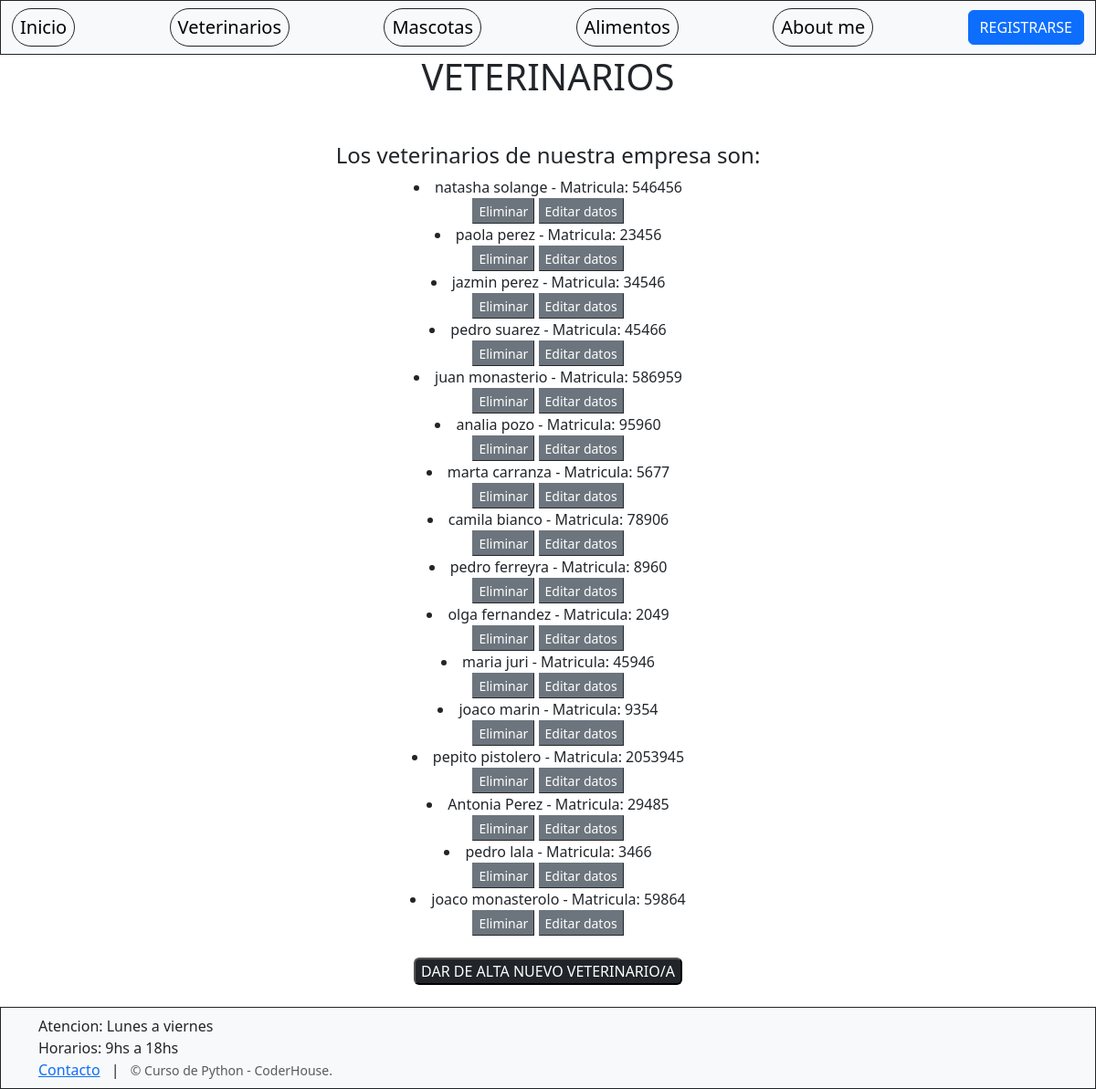
The app's page /AppCoder/veterinarios, older data.
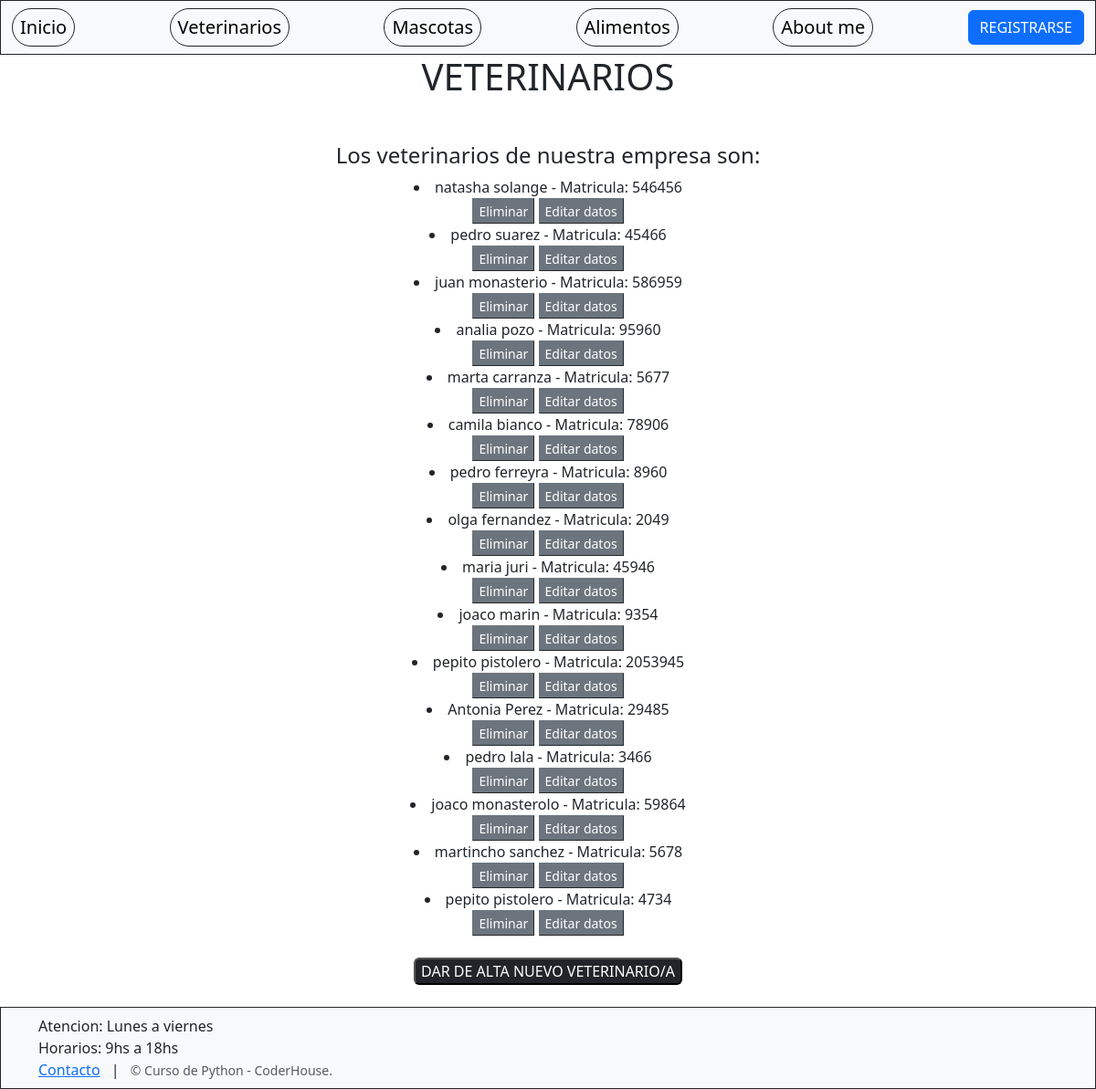
The same page, newer data.
### AppCoder/models.py (models this page shows)
class Veterinarios(models.Model):
    nombre=models.CharField(max_length=30)
    apellido= models.CharField(max_length=30)
    matricula= models.IntegerField()
    def __str__(self):
        return f"{self.nombre} {self.apellido} - Matricula: {self.matricula}"  #como va a aparecer en admin

### AppCoder/views.py (the view)
# urls.py: path('veterinarios', views.leerVeterinarios, name="LeerVeterinarios"),
def leerVeterinarios(request):
    veterinario= Veterinarios.objects.all()
    contexto= {"veterinarios": veterinario}
    return render(request, "AppCoder/veterinarios.html", contexto)

### AppCoder/templates/AppCoder/veterinarios.html
{% extends 'AppCoder/padre.html' %}
{% load static %}
{% block contenidoQueCambia %}
    <div class="text-center">
        <h1 class="mb-5">VETERINARIOS</h1>
        <h4> Los veterinarios de nuestra empresa son: </h4>
        {% for x in veterinarios %}
        <div>
            <li>{{x}}</li>
            <button class="border-secondary border-1 bg-secondary"><a href="{% url 'EliminarVeterinario' x.nombre %}" class="text-white small text-decoration-none">Eliminar</a></button>
            <button class="border-secondary border-1 bg-secondary"><a href="{% url 'EditarVeterinario' x.nombre %}" class="text-white small text-decoration-none">Editar datos</a></button>
        </div>
        {% endfor %}
    </div>
    <div class="text-center py-4">
        <button class="rounded bg-dark"><a href="{% url 'Veterinarios' %}" class=" text-white text-decoration-none" >DAR DE ALTA NUEVO VETERINARIO/A</a></button>
    </div>
{% endblock %}

### AppCoder/templates/AppCoder/padre.html (shortened to what this page needs)
<!DOCTYPE html>
<html lang="en">
<head>
    {% load static %}
    <link href="https://cdn.jsdelivr.net/npm/bootstrap@5.3.0-alpha1/dist/css/bootstrap.min.css" rel="stylesheet">
</head>
<body>
    <nav class="navbar navbar-light bg-light static-top border border-dark">
        <div class="container-fluid">
            <a class="navbar-brand border border-dark rounded-pill px-2" href="{% url 'Inicio' %}">Inicio</a>
            <a class="navbar-brand border border-dark rounded-pill px-2" href="{% url 'LeerVeterinarios' %}">Veterinarios</a>
            <a class="navbar-brand border border-dark rounded-pill px-2" href="{% url 'Mascotas' %}">Mascotas</a>
            <a class="navbar-brand border border-dark rounded-pill px-2" href="{% url 'Alimentos' %}">Alimentos</a>
            <a class="navbar-brand border border-dark rounded-pill px-2" href="{% url 'AboutMe' %}">About me</a>
            {% if not request.user.is_authenticated %}
                <a class="btn btn-primary" href="{% url 'Register' %}">REGISTRARSE</a>
            {% endif %}
        </div>
    </nav>
   <header class="masthead" >
        {% block contenidoQueCambia %}
        {% endblock %}
   </header>
    <footer class="footer bg-light border border-dark">
        <div class="container">
            <div class="row col-lg-6 h-100 my-auto">
                <div class="mt-2">
                    <ul class="list-inline mb-2">
                        <li class="list-inline-item"><a>Atencion: Lunes a viernes </a></li>
                        <li><a>Horarios: 9hs a 18hs </a></li>
                        <li class="list-inline-item"><a href="{% url 'Contacto' %}">Contacto</a></li>
                        <li class="list-inline-item">|</li>
                        <p class="text-muted small mb-4 mb-lg-0 list-inline-item">&copy; Curso de Python - CoderHouse.</p>
                    </ul>
                </div>
            </div>
        </div>
    </footer>
</body>
</html>

Row changes from the older to the newer data that the page shows:
removed Veterinarios: nombre+apellido+matricula "paola perez - Matricula: 23456"
removed Veterinarios: nombre+apellido+matricula "jazmin perez - Matricula: 34546"
added Veterinarios: nombre+apellido+matricula "martincho sanchez - Matricula: 5678"
added Veterinarios: nombre+apellido+matricula "pepito pistolero - Matricula: 4734"
